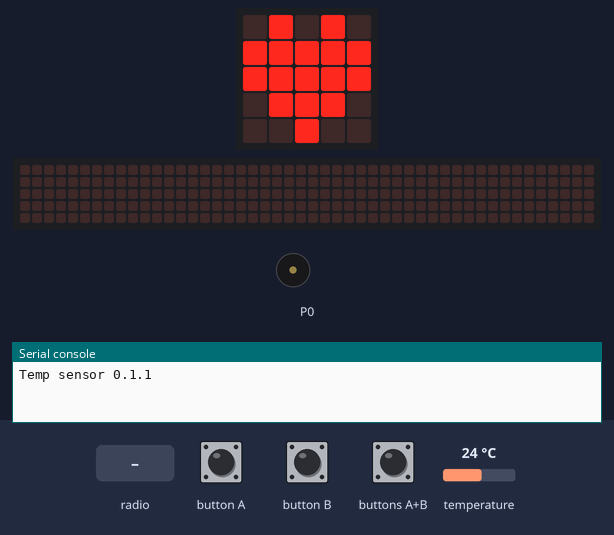
Bench run of a program on a simulated BBC micro:bit (MakeCode). Parts: the board's 5×5 LED display, a strip that is not on the board, showing the scrolling text unrolled, buzzer (waves = sounding), the last lines printed to the serial console. The inputs (shaded band) are chosen by the test bench; at power-on: temperature 24 °C. No radio messages arrive unless stated (any console line starting 'radio sent:' is added by the test bench); the 48×5 strip is a reading aid, not a part: it shows the text the display is scrolling, unrolled, one strip-width of it at a time; data-log rows are listed on the console.

Above: at 5.0 s.
5.1 s: button B pressed for 0.15 s
At 5.5 s:
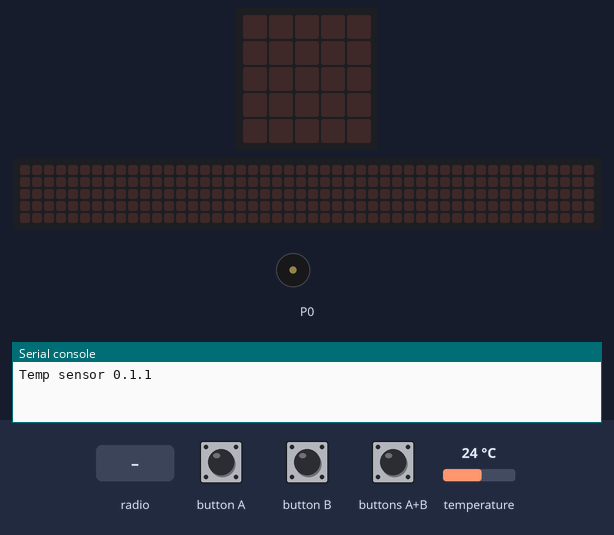
5.8 s: radio message "1" arrives
At 6.1 s:
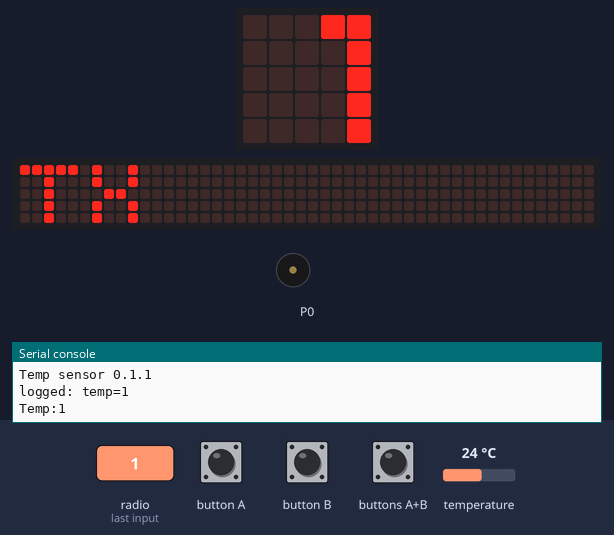
7.8 s: radio message "0" arrives
At 9.6 s:
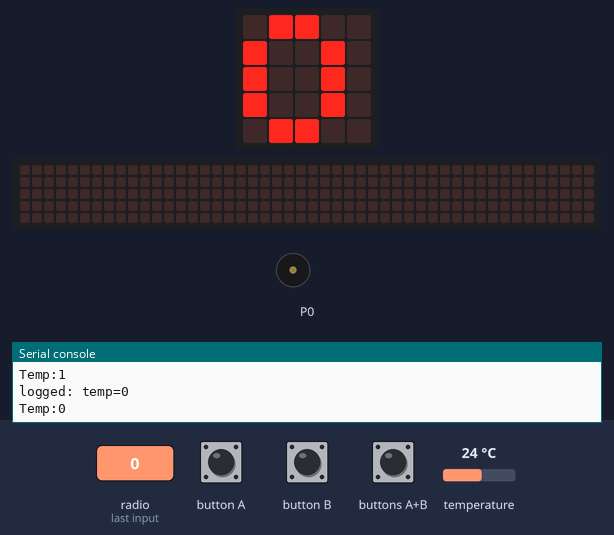
Timing chart, 0 to 11.1 s (numbered marks = the images above; inputs shaded):
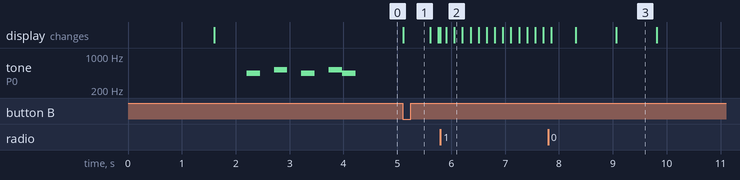

Measured:
- after the input at 5.1 s, the display: changes at once (image 1)
- after the input at 5.8 s, the display: first changes at once (image 2 shows a later state)
- what the display in image 3 shows lasts 0.7 s, from 9.1 s to 9.8 s

The program:

main.ts
```typescript
radio.onReceivedNumber(function (receivedNumber) {
    basic.clearScreen()
    datalogger.log(datalogger.createCV("temp", receivedNumber))
    serial.writeLine("Temp:" + receivedNumber)
    basic.showNumber(receivedNumber)
})
datalogger.onLogFull(function () {
    basic.showIcon(IconNames.Sad)
    pauseUntil(() => input.buttonIsPressed(Button.AB))
    datalogger.deleteLog(datalogger.DeleteType.Full)
})
let temp = 0
let input2 = 0
basic.showIcon(IconNames.Happy)
radio.setGroup(117)
led.setBrightness(255)
serial.setBaudRate(BaudRate.BaudRate1200)
serial.writeLine("Temp sensor 0.1.1")
basic.pause(1000)
basic.showIcon(IconNames.Heart)
music.play(music.stringPlayable("A - C5 - A - C5 A ", 240), music.PlaybackMode.InBackground)
pauseUntil(() => input.buttonIsPressed(Button.A) || input.buttonIsPressed(Button.B))
basic.clearScreen()
if (input.buttonIsPressed(Button.A)) {
    input2 = 0
    basic.pause(500)
    basic.showString("RX")
    basic.pause(500)
} else if (input.buttonIsPressed(Button.B)) {
    input2 = 1
    basic.pause(500)
    basic.showString("TX")
    basic.pause(500)
} else {

}
basic.forever(function () {
    if (input2 == 1) {
        basic.showString("" + (input2))
        temp = input.temperature()
        radio.sendNumber(temp)
        basic.pause(10000)
    } else {
        basic.showLeds(`
            . . . . .
            . . . . .
            # # # # #
            . . . . .
            . . . . .
            `)
    }
})
```

test.ts
```typescript
// Tady jsou testy. Při použití tohoto balíčku jako rozšíření nebude zkompilováno.
```
